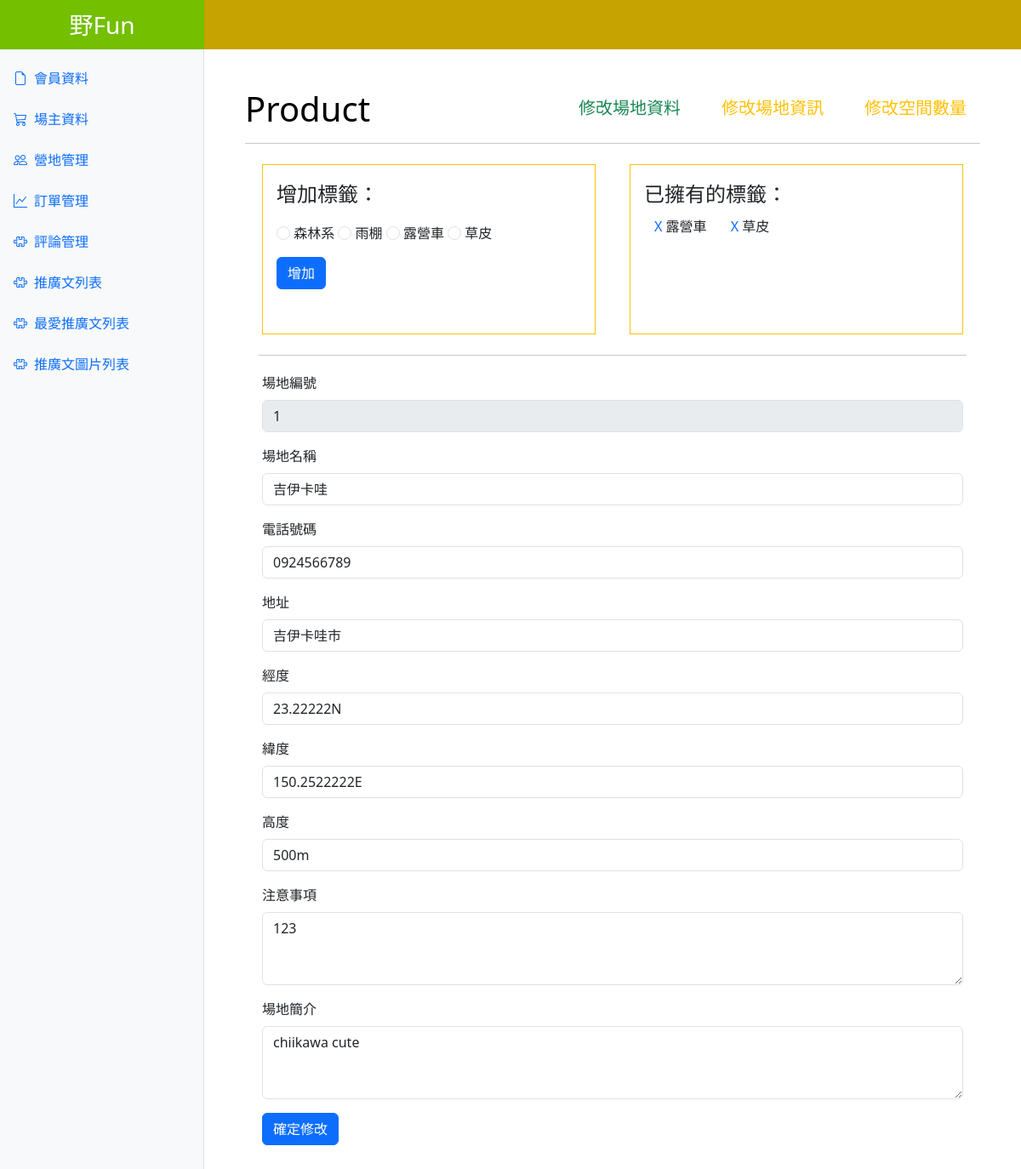
/edit_stores.php?stores_id=1, run on the app's committed database.
### tables this page shows
CREATE TABLE `tag` (
  `tag_id` int NOT NULL,
  `tag_name` varchar(255) NOT NULL,
  `created_at` datetime NOT NULL DEFAULT CURRENT_TIMESTAMP
);

CREATE TABLE `stores_tag` (
  `store_tag_id` int NOT NULL,
  `stores_id` int NOT NULL,
  `tag_id` int NOT NULL
);

CREATE TABLE `stores` (
  `stores_id` int NOT NULL,
  `owners_id` int NOT NULL,
  `name` varchar(100) NOT NULL,
  `mobile` varchar(50) NOT NULL,
  `address` varchar(100) NOT NULL,
  `longitude` varchar(100) NOT NULL,
  `latitude` varchar(100) NOT NULL,
  `altitude` varchar(100) NOT NULL,
  `precautions` varchar(1500) DEFAULT NULL,
  `introduction` varchar(1000) DEFAULT NULL,
  `update_time` datetime NOT NULL DEFAULT CURRENT_TIMESTAMP
);

### edit_stores.php (the view, shortened to what this page needs)
<?php
require __DIR__ . "/config/pdo-connect.php";
$sid = isset($_GET['stores_id']) ? intval($_GET['stores_id']) : 0;
$sql = "SELECT * FROM `stores` WHERE stores_id = $sid";
$stores = $pdo->query($sql)->fetch();
$sqlTag = " SELECT * FROM `tag` ";
$tags = $pdo->query($sqlTag)->fetchAll();
$sqlTagStore = "SELECT * FROM `stores_tag`
JOIN tag ON stores_tag.tag_id = tag.tag_id
WHERE stores_id = $sid";
$tagsStore = $pdo->query($sqlTagStore)->fetchAll();
?>
<?php include __DIR__ . './parts/html-head.php' ?>
<?php include __DIR__ . './parts/navbar.php' ?>
<main class="main-content p-5 ">
    <div class="d-flex justify-content-between align-items-center">
        <h1 class="m-0 fs-5">
            <a class="fs-1" href="stores.php" style="text-decoration:none; color:black">Product</a>
        </h1>
        <ul class="nav nav-underline fs-5">
            <li class="nav-item mx-3 ">
                <a class="nav-link text-success" href="edit_stores.php?stores_id=<?= $_GET['stores_id'] ?>">修改場地資料</a>
            </li>
            <li class="nav-item mx-3">
                <a class="nav-link text-warning" href="edit_stores_information.php?stores_id=<?= $_GET['stores_id'] ?>">修改場地資訊</a>
            </li>
            <li class="nav-item mx-3">
                <a class="nav-link text-warning" href="edit_stores_commodity.php?stores_id=<?= $_GET['stores_id'] ?>">修改空間數量</a>
            </li>
        </ul>
    </div>
    <hr />
    <div class="container">
        <div class="row">
            <div class="col">
                <form name="form2" onsubmit="sendTag(event,this)" class="border border-warning p-3 m-2">
                    <legend class="mb-3">增加標籤：</legend>
                    <?php foreach ($tags as $t) : ?>
                        <input type="radio" id="<?= $t['tag_id'] ?>" name="tag_id" value="<?= $t['tag_id'] ?>" class="form-check-input">
                        <label for="<?= $t['tag_id'] ?>" class="form-check-label"><?= $t['tag_name'] ?></label>
                    <?php endforeach ?>
                    <br>
                    <button type="submit" class="btn btn-primary mt-3">增加</button>
                </form>
            </div>
            <div class="col">
                <div class="border border-warning p-3 m-2">
                    <legend>已擁有的標籤：</legend>
                    <?php foreach ($tagsStore as $ts) : ?>
                        <span class="m-2 p-1 ">
                            <a class="text-decoration-none " href="storesTag_delete.php?store_tag_id=<?= $ts['store_tag_id'] ?>&stores_id=<?= $_GET['stores_id'] ?>">X</a>
                            <span><?= $ts['tag_name'] ?></span>
                        </span>
                    <?php endforeach ?>
                </div>
            </div>
        </div>
    </div>
    <hr class="m-3">
    <form name="form1" onsubmit="sendData(event)" style="margin: 20px">
        <div class="pb-3">
            <label for="stores_id" class="form-label">場地編號</label>
            <input type="text" class="form-control" value="<?= $stores['stores_id'] ?>" disabled>
        </div>
        <div class="pb-3">
            <label for=" name" class="form-label">場地名稱</label>
            <input class="form-control" type="text" id="name" name="name" value="<?= $stores['name'] ?>">
        </div>
        <div class="pb-3">
            <label for=" mobile" class="form-label">電話號碼</label>
            <input class="form-control" type="text" id="mobile" name="mobile" value="<?= $stores['mobile'] ?>">
        </div>
        <div class="pb-3">
            <label for=" address" class="form-label">地址</label>
            <input class="form-control" type="text" id="address" name="address" value="<?= $stores['address'] ?>">
        </div>
        <div class="pb-3">
            <label for=" longitude" class="form-label">經度</label>
            <input class="form-control" type="text" id="longitude" name="longitude" value="<?= htmlentities($stores['longitude']) ?>">
        </div>
        <div class="pb-3">
            <label for=" latitude" class="form-label">緯度</label>
            <input class="form-control" type="text" id="latitude" name="latitude" value="<?= htmlentities($stores['latitude']) ?>">
        </div>
        <div class="pb-3">
            <label for=" altitude" class="form-label">高度</label>
            <input class="form-control" type="text" id="altitude" name="altitude" value="<?= $stores['altitude'] ?>">
        </div>
        <div class="pb-3">
            <label for=" precautions" class="form-label">注意事項</label>
            <textarea class="form-control" id="precautions" name="precautions" rows="3"><?= $stores['precautions'] ?></textarea>
        </div>
        <div class="pb-3">
            <label for=" introduction" class="form-label">場地簡介</label>
            <textarea class="form-control" id="introduction" name="introduction" rows="3"><?= $stores['introduction'] ?></textarea>
        </div>
        <button type="submit" class="btn btn-primary">確定修改</button>
    </form>
</main>
<?php include __DIR__ . './parts/html-foot.php' ?>

### edit_stores.php (style rules this page uses)
.border-warning { height: 200px; }

### parts/html-head.php (style rules this page uses)
:root { --aside-width: 240px; --page-top: 56px; }
.main-content { margin: var(--page-top) 0 0 var(--aside-width); }

### data on the page
tag: tag_name "森林系"
tag: tag_name "雨棚"
tag: tag_name "露營車"
tag: tag_name "草皮"
stores_tag: tag.tag_name "露營車"
stores_tag: tag.tag_name "草皮"
stores: stores_id "1", name "吉伊卡哇", mobile "0924566789", address "吉伊卡哇市", longitude "23.22222N", latitude "150.2522222E", altitude "500m", precautions "123", introduction "chiikawa cute"
